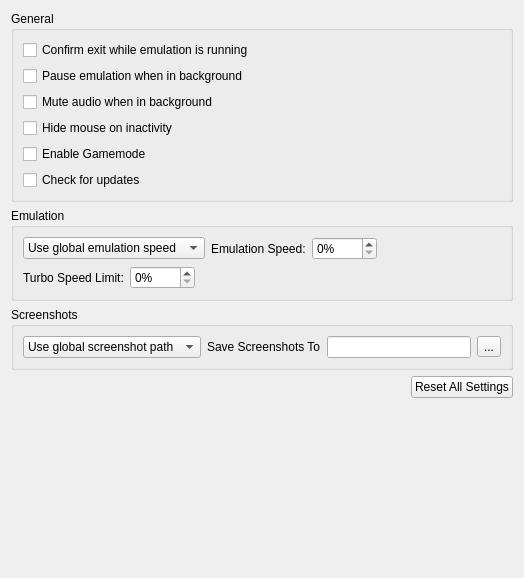
<?xml version="1.0" encoding="UTF-8"?>
<ui version="4.0">
 <class>ConfigureGeneral</class>
 <widget class="QWidget" name="ConfigureGeneral">
  <property name="geometry">
   <rect>
    <x>0</x>
    <y>0</y>
    <width>524</width>
    <height>578</height>
   </rect>
  </property>
  <property name="windowTitle">
   <string>Form</string>
  </property>
  <layout class="QHBoxLayout" name="horizontalLayout">
   <item>
    <layout class="QVBoxLayout" name="verticalLayout">
     <item>
      <widget class="QGroupBox" name="general_group">
       <property name="title">
        <string>General</string>
       </property>
       <layout class="QVBoxLayout" name="verticalLayout_5">
        <item>
         <widget class="QCheckBox" name="toggle_check_exit">
          <property name="text">
           <string>Confirm exit while emulation is running</string>
          </property>
         </widget>
        </item>
        <item>
         <widget class="QCheckBox" name="toggle_background_pause">
          <property name="text">
           <string>Pause emulation when in background</string>
          </property>
         </widget>
        </item>
        <item>
         <widget class="QCheckBox" name="toggle_background_mute">
          <property name="text">
           <string>Mute audio when in background</string>
          </property>
         </widget>
        </item>
        <item>
         <widget class="QCheckBox" name="toggle_hide_mouse">
          <property name="text">
           <string>Hide mouse on inactivity</string>
          </property>
         </widget>
        </item>
        <item>
         <widget class="QCheckBox" name="toggle_gamemode">
          <property name="text">
           <string>Enable Gamemode</string>
          </property>
         </widget>
        </item>
        <item>
         <widget class="QCheckBox" name="toggle_update_checker">
          <property name="text">
           <string>Check for updates</string>
          </property>
         </widget>
        </item>
       </layout>
      </widget>
     </item>
     <item>
      <widget class="QGroupBox" name="emulation_group">
       <property name="title">
        <string>Emulation</string>
       </property>
       <layout class="QVBoxLayout" name="verticalLayout_2">
        <item>
         <widget class="QWidget" name="emulation_speed_layout" native="true">
          <layout class="QHBoxLayout" name="emulation_speed_layout_inner">
           <property name="leftMargin">
            <number>0</number>
           </property>
           <property name="topMargin">
            <number>0</number>
           </property>
           <property name="rightMargin">
            <number>0</number>
           </property>
           <property name="bottomMargin">
            <number>0</number>
           </property>
           <item>
            <widget class="QComboBox" name="emulation_speed_combo">
             <item>
              <property name="text">
               <string>Use global emulation speed</string>
              </property>
             </item>
             <item>
              <property name="text">
               <string>Set emulation speed</string>
              </property>
             </item>
            </widget>
           </item>
           <item>
            <widget class="QLabel" name="label_emulation_speed">
             <property name="text">
              <string>Emulation Speed:</string>
             </property>
            </widget>
           </item>
           <item>
            <widget class="QSpinBox" name="frame_limit">
             <property name="maximum">
              <number>9999</number>
             </property>
             <property name="suffix">
              <string>%</string>
             </property>
            </widget>
           </item>
           <item>
            <spacer name="horizontalSpacer_2">
             <property name="orientation">
              <enum>Qt::Orientation::Horizontal</enum>
             </property>
             <property name="sizeHint" stdset="0">
              <size>
               <width>40</width>
               <height>20</height>
              </size>
             </property>
            </spacer>
           </item>
          </layout>
         </widget>
        </item>
        <item>
         <widget class="QWidget" name="turbo_limit_layout" native="true">
          <layout class="QHBoxLayout" name="turbo_limit_layout_inner">
           <property name="leftMargin">
            <number>0</number>
           </property>
           <property name="topMargin">
            <number>0</number>
           </property>
           <property name="rightMargin">
            <number>0</number>
           </property>
           <property name="bottomMargin">
            <number>0</number>
           </property>
           <item>
            <widget class="QLabel" name="turbo_limit_label">
             <property name="text">
              <string>Turbo Speed Limit:</string>
             </property>
            </widget>
           </item>
           <item>
            <widget class="QSpinBox" name="turbo_limit">
             <property name="maximum">
              <number>9999</number>
             </property>
             <property name="suffix">
              <string>%</string>
             </property>
            </widget>
           </item>
           <item>
            <spacer name="horizontalSpacer">
             <property name="orientation">
              <enum>Qt::Orientation::Horizontal</enum>
             </property>
             <property name="sizeHint" stdset="0">
              <size>
               <width>40</width>
               <height>20</height>
              </size>
             </property>
            </spacer>
           </item>
          </layout>
         </widget>
        </item>
       </layout>
      </widget>
     </item>
     <item>
      <widget class="QGroupBox" name="screenshot_group">
       <property name="title">
        <string>Screenshots</string>
       </property>
       <layout class="QGridLayout" name="gridLayout">
        <property name="verticalSpacing">
         <number>0</number>
        </property>
        <item row="0" column="1">
         <widget class="QWidget" name="widget_screenshot" native="true">
          <layout class="QHBoxLayout" name="screenshot_layout">
           <property name="leftMargin">
            <number>0</number>
           </property>
           <property name="topMargin">
            <number>0</number>
           </property>
           <property name="rightMargin">
            <number>0</number>
           </property>
           <property name="bottomMargin">
            <number>0</number>
           </property>
           <item>
            <widget class="QComboBox" name="screenshot_combo">
             <item>
              <property name="text">
               <string>Use global screenshot path</string>
              </property>
             </item>
             <item>
              <property name="text">
               <string>Set screenshot path:</string>
              </property>
             </item>
            </widget>
           </item>
           <item>
            <widget class="QLabel" name="screenshot_dir_label">
             <property name="text">
              <string>Save Screenshots To</string>
             </property>
            </widget>
           </item>
           <item>
            <widget class="QLineEdit" name="screenshot_dir_path"/>
           </item>
           <item>
            <widget class="QToolButton" name="change_screenshot_dir">
             <property name="text">
              <string>...</string>
             </property>
            </widget>
           </item>
          </layout>
         </widget>
        </item>
       </layout>
      </widget>
     </item>
     <item alignment="Qt::AlignmentFlag::AlignRight">
      <widget class="QPushButton" name="button_reset_defaults">
       <property name="text">
        <string>Reset All Settings</string>
       </property>
      </widget>
     </item>
     <item>
      <spacer name="verticalSpacer">
       <property name="orientation">
        <enum>Qt::Orientation::Vertical</enum>
       </property>
       <property name="sizeHint" stdset="0">
        <size>
         <width>20</width>
         <height>40</height>
        </size>
       </property>
      </spacer>
     </item>
    </layout>
   </item>
  </layout>
 </widget>
 <tabstops>
  <tabstop>toggle_check_exit</tabstop>
  <tabstop>toggle_background_pause</tabstop>
  <tabstop>toggle_hide_mouse</tabstop>
  <tabstop>toggle_update_checker</tabstop>
  <tabstop>button_reset_defaults</tabstop>
 </tabstops>
 <resources/>
 <connections/>
</ui>
